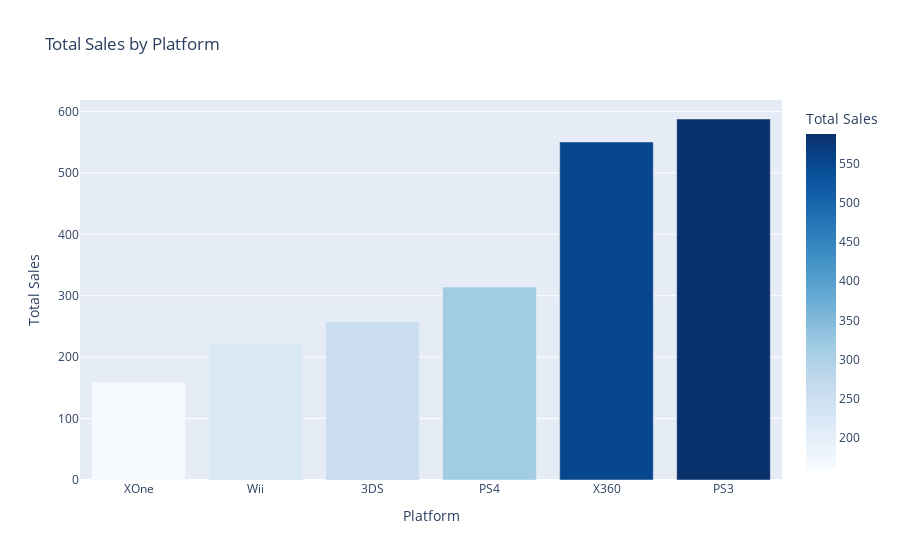

The cell this chart's notebook holds for it:
### Markdown cell above
### We see many gaming systems releasing over 200 titles in the last several years, led by the PS3 and Xbox 360.

### Code cell
# group by total sales and platform above 150
total_sales_by_platform = df.groupby('platform')['total_sales'].sum().reset_index()
total_sales_by_platform = total_sales_by_platform[total_sales_by_platform['total_sales'] > 150]
# sort in ascending 
total_sales_by_platform = total_sales_by_platform.sort_values(by='total_sales', ascending=True)
# create bar charts
fig2 = px.bar(total_sales_by_platform, x='platform', y='total_sales', title='Total Sales by Platform', labels={'platform': 'Platform', 'total_sales': 'Total Sales'}, color='total_sales', color_continuous_scale='Blues')

fig2.show()

### Figure 1 — Plotly figure (JSON) as saved in the notebook; plotly's stock layout.template omitted (floating-point values rounded to 4 significant figures)
{"data": [{"alignmentgroup": "True", "hovertemplate": "Platform=%{x}<br>Total Sales=%{marker.color}<extra></extra>", "legendgroup": "", "marker": {"color": [159.3, 223.0, 257.8, 314.1, 550.4, 587.7], "coloraxis": "coloraxis", "pattern": {"shape": ""}}, "name": "", "offsetgroup": "", "orientation": "v", "showlegend": false, "textposition": "auto", "type": "bar", "x": ["XOne", "Wii", "3DS", "PS4", "X360", "PS3"], "xaxis": "x", "y": [159.3, 223.0, 257.8, 314.1, 550.4, 587.7], "yaxis": "y"}], "layout": {"autosize": true, "barmode": "relative", "coloraxis": {"colorbar": {"title": {"text": "Total Sales"}}, "colorscale": [[0, "rgb(247,251,255)"], [0.125, "rgb(222,235,247)"], [0.25, "rgb(198,219,239)"], [0.375, "rgb(158,202,225)"], [0.5, "rgb(107,174,214)"], [0.625, "rgb(66,146,198)"], [0.75, "rgb(33,113,181)"], [0.875, "rgb(8,81,156)"], [1, "rgb(8,48,107)"]]}, "legend": {"tracegroupgap": 0}, "title": {"text": "Total Sales by Platform"}, "xaxis": {"anchor": "y", "autorange": true, "domain": [0, 1], "range": [-0.5, 5.5], "title": {"text": "Platform"}, "type": "category"}, "yaxis": {"anchor": "x", "autorange": true, "domain": [0, 1], "range": [0, 618.7], "title": {"text": "Total Sales"}, "type": "linear"}}}
